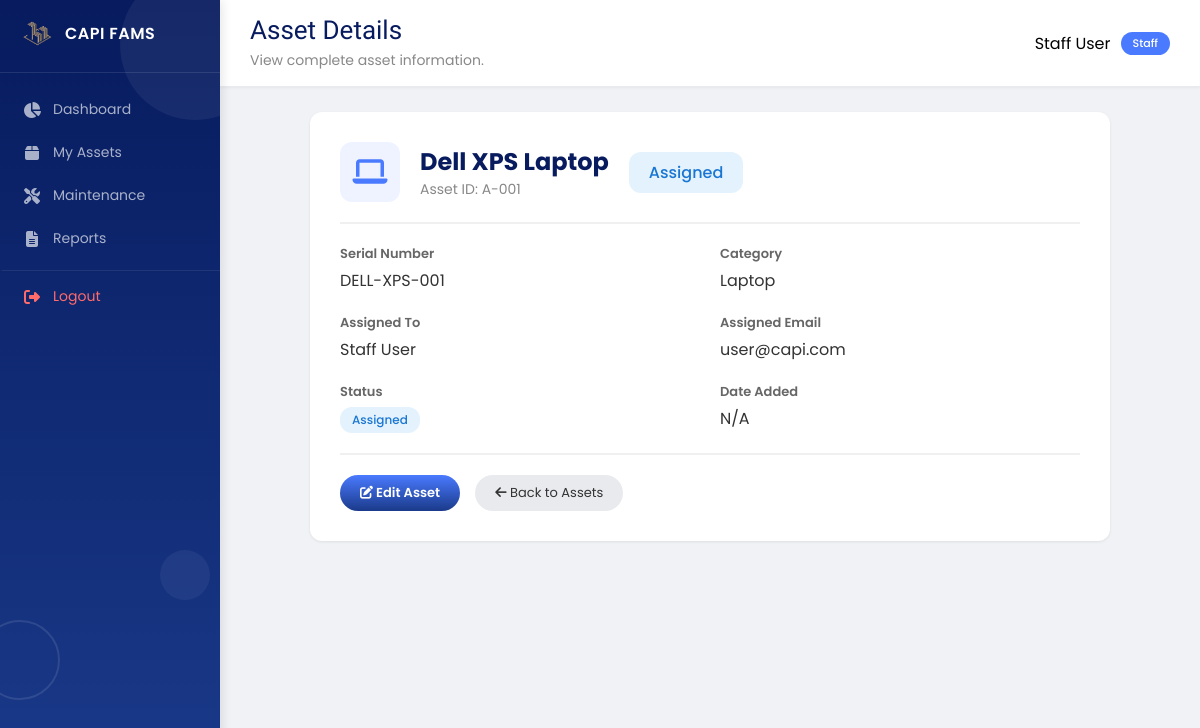
Page /assets/view/1 (signed in) on the committed database.
### tables this page shows
CREATE TABLE users (
        id INTEGER PRIMARY KEY AUTOINCREMENT,
        email TEXT UNIQUE NOT NULL,
        password TEXT NOT NULL,
        name TEXT NOT NULL,
        role TEXT DEFAULT 'staff'
    );

CREATE TABLE assets (
        id INTEGER PRIMARY KEY AUTOINCREMENT,
        name TEXT NOT NULL,
        serial TEXT UNIQUE NOT NULL,
        category TEXT,
        assigned_to INTEGER,
        status TEXT DEFAULT 'Available',
        assigned_date DATETIME,
        FOREIGN KEY (assigned_to) REFERENCES users(id)
    );

### fams.py (the view)
@app.route('/assets/view/<int:asset_id>')
def view_asset(asset_id):
    if 'user_id' not in session:
        return redirect(url_for('login_page'))
    db = get_db()
    asset = db.execute('''
        SELECT assets.*, users.name as assigned_to_name, users.email as assigned_to_email
        FROM assets
        LEFT JOIN users ON assets.assigned_to = users.id
        WHERE assets.id = ?
    ''', (asset_id,)).fetchone()
    if not asset:
        flash('Asset not found')
        return redirect(url_for('manage_assets'))
    return render_template('view_asset.html', asset=asset)

### fams.py (called while the page is built)
def get_db():
    conn = sqlite3.connect(Config.DATABASE)
    conn.row_factory = sqlite3.Row
    return conn

### templates/view_asset.html (shortened to what this page needs)
{% extends "base.html" %}
{% block welcome %}
<h1 style="font-family: 'Yeseva One', cursive; font-weight: normal; font-size: 26px; color: #071b5e; margin: 0;">
    Asset Details
</h1>
<p style="font-size: 14px; color: #888; margin: 5px 0 0 0;">
    View complete asset information.
</p>
{% endblock %}
{% block content %}
<div class="view-asset-container">
    <div class="asset-detail-card">
        <div class="detail-header">
            <div class="detail-icon">
                {% if asset.category|lower in ['laptop', 'notebook', 'macbook'] %}
                    <i class="fas fa-laptop"></i>
                {% elif asset.category|lower in ['monitor', 'screen', 'display'] %}
                    <i class="fas fa-desktop"></i>
                {% elif asset.category|lower in ['printer', 'scanner'] %}
                    <i class="fas fa-print"></i>
                {% elif asset.category|lower in ['phone', 'mobile', 'smartphone'] %}
                    <i class="fas fa-phone"></i>
                {% elif asset.category|lower == 'tablet' %}
                    <i class="fas fa-tablet-alt"></i>
                {% elif asset.category|lower == 'server' %}
                    <i class="fas fa-server"></i>
                {% elif asset.category|lower == 'projector' %}
                    <i class="fas fa-video"></i>
                {% elif asset.category|lower == 'camera' %}
                    <i class="fas fa-camera"></i>
                {% else %}
                    <i class="fas fa-box"></i>
                {% endif %}
            </div>
            <div>
                <h2>{{ asset.name }}</h2>
                <p class="asset-id">Asset ID: A-{{ "%03d"|format(asset.id) }}</p>
            </div>
            <span class="status-badge {{ asset.status|lower }}" style="font-size: 16px; padding: 8px 20px;">
                {{ asset.status|default('Available') }}
            </span>
        </div>
        <div class="detail-grid">
            <div class="detail-item">
                <label>Serial Number</label>
                <p>{{ asset.serial }}</p>
            </div>
            <div class="detail-item">
                <label>Category</label>
                <p>{{ asset.category|default('Uncategorized') }}</p>
            </div>
            <div class="detail-item">
                <label>Assigned To</label>
                <p>{{ asset.assigned_to_name|default('Not Assigned') }}</p>
            </div>
            <div class="detail-item">
                <label>Assigned Email</label>
                <p>{{ asset.assigned_to_email|default('N/A') }}</p>
            </div>
            <div class="detail-item">
                <label>Status</label>
                <p><span class="status-badge {{ asset.status|lower }}">{{ asset.status|default('Available') }}</span></p>
            </div>
            <div class="detail-item">
                <label>Date Added</label>
                <p>N/A</p>
            </div>
        </div>
        <div class="detail-actions">
            <a href="{{ url_for('edit_asset', asset_id=asset.id) }}" class="btn-primary">
                <i class="fas fa-edit"></i> Edit Asset
            </a>
            <a href="{{ url_for('manage_assets') }}" class="btn-secondary">
                <i class="fas fa-arrow-left"></i> Back to Assets
            </a>
        </div>
    </div>
</div>
{% endblock %}

### templates/base.html (shortened to what this page needs)
<!DOCTYPE html>
<html lang="en">
<head>
    <link rel="stylesheet" href="/static/css/style.css">
    <link rel="stylesheet" href="https://cdnjs.cloudflare.com/ajax/libs/font-awesome/6.5.1/css/all.min.css">
</head>
<body>
    <div class="sidebar">
        <div class="sidebar-bubble1"></div>
        <div class="sidebar-bubble2"></div>
        <div class="sidebar-bubble3"></div>
        <div class="sidebar-logo">
            <img src="/static/images/capi-logo.png" alt="CAPI Logo">
            <span>CAPI FAMS</span>
        </div>
        <nav class="sidebar-nav">
            {% if session.get('role') == 'admin' %}
            <a href="{{ url_for('admin_dashboard') }}" class="nav-item {% if request.endpoint == 'admin_dashboard' %}active{% endif %}">
                <i class="fas fa-chart-pie"></i>
                <span>Dashboard</span>
                {% if request.endpoint == 'admin_dashboard' %}<span class="nav-indicator"></span>{% endif %}
            </a>
            <a href="{{ url_for('manage_assets') }}" class="nav-item {% if request.endpoint == 'manage_assets' %}active{% endif %}">
                <i class="fas fa-boxes"></i>
                <span>Asset Management</span>
                {% if request.endpoint == 'manage_assets' %}<span class="nav-indicator"></span>{% endif %}
            </a>
            <a href="{{ url_for('assign_asset') }}" class="nav-item {% if request.endpoint == 'assign_asset' %}active{% endif %}">
                <i class="fas fa-user-plus"></i>
                <span>Assign Asset</span>
                {% if request.endpoint == 'assign_asset' %}<span class="nav-indicator"></span>{% endif %}
            </a>
            {% else %}
            <a href="{{ url_for('staff_dashboard') }}" class="nav-item {% if request.endpoint == 'staff_dashboard' %}active{% endif %}">
                <i class="fas fa-chart-pie"></i>
                <span>Dashboard</span>
            </a>
            <a href="{{ url_for('my_assets') }}" class="nav-item {% if request.endpoint == 'my_assets' %}active{% endif %}">
                <i class="fas fa-box"></i>
                <span>My Assets</span>
            </a>
            {% endif %}
            <a href="{{ url_for('maintenance') }}" class="nav-item {% if request.endpoint == 'maintenance' %}active{% endif %}">
                <i class="fas fa-tools"></i>
                <span>Maintenance</span>
            </a>
            <a href="{{ url_for('reports') }}" class="nav-item {% if request.endpoint == 'reports' %}active{% endif %}">
                <i class="fas fa-file-alt"></i>
                <span>Reports</span>
            </a>
            <a href="{{ url_for('logout') }}" class="nav-item logout" onclick="return confirm('Are you sure you want to logout?')">
                    <i class="fas fa-sign-out-alt"></i>
                <span>Logout</span>
            </a>
        </nav>
    </div>
    <div class="main-content">
        <div class="top-bar">
            <div class="welcome-text">
                {% block welcome %}{% endblock %}
            </div>
            <div class="user-info">
                <span>{{ session.get('name', 'User') }}</span>
                <span class="role-badge">{{ session.get('role', 'staff')|title }}</span>
            </div>
        </div>
        <div class="content-area">
            {% block content %}{% endblock %}
        </div>
    </div>
</body>
</html>

### static/css/style.css (style rules this page uses)
* { margin: 0; padding: 0; box-sizing: border-box; }
body { font-family: 'Poppins', sans-serif; background: #f0f2f5; display: flex; }
.sidebar { width: 220px; height: 100vh; background: linear-gradient(180deg, #071b5e 0%, #1a3a8a 100%); color: white; position: fixed; padding: 20px 0; display: flex; flex-direction: column; z-index: 100; box-shadow: 2px 0 10px rgba(0,0,0,0.1); }
.sidebar-logo { display: flex; align-items: center; gap: 10px; padding: 0 20px 25px 20px; border-bottom: 1px solid rgba(255,255,255,0.1); }
.sidebar-logo img { width: 35px; height: auto; }
.sidebar-logo span { font-size: 16px; font-weight: 600; letter-spacing: 0.5px; }
.sidebar-nav { flex: 1; padding-top: 15px; }
.nav-item { display: flex; align-items: center; gap: 12px; padding: 11px 20px; color: rgba(255,255,255,0.65); text-decoration: none; transition: 0.3s; border-left: 3px solid transparent; font-size: 14px; }
.nav-item i { width: 18px; text-align: center; font-size: 16px; }
.nav-item.logout { margin-top: 10px; border-top: 1px solid rgba(255,255,255,0.08); padding-top: 15px; color: #ff6b6b; }
.main-content { margin-left: 220px; min-height: 100vh; width: calc(100% - 220px); background: #f0f2f5; }
.top-bar { background: white; padding: 15px 30px; display: flex; justify-content: space-between; align-items: center; border-bottom: 1px solid #e8eaed; box-shadow: 0 1px 3px rgba(0,0,0,0.05); }
.top-bar h1 { color: #071b5e; font-size: 20px; margin: 0; }
.top-bar p { color: #666; font-size: 13px; margin: 2px 0 0 0; }
.user-info { display: flex; align-items: center; gap: 10px; }
.role-badge { background: #4a7aff; color: white; padding: 3px 12px; border-radius: 20px; font-size: 11px; font-weight: 500; }
.content-area { padding: 25px 30px; }
.status-badge { padding: 3px 10px; border-radius: 12px; font-size: 11px; font-weight: 500; }
.status-badge.assigned { background: #e3f2fd; color: #1976d2; }
.btn-primary { background: linear-gradient(180deg, #4a7aff, #1a3a8a); color: white; border: none; padding: 8px 20px; border-radius: 25px; font-weight: 600; cursor: pointer; font-size: 13px; transition: 0.3s; font-family: 'Poppins', sans-serif; }
.btn-secondary { background: #e8eaed; color: #333; border: none; padding: 8px 20px; border-radius: 25px; cursor: pointer; font-size: 13px; transition: 0.3s; font-family: 'Poppins', sans-serif; text-decoration: none; display: inline-block; }
.sidebar { position: fixed; overflow: hidden; }
.sidebar-bubble1 { position: absolute; width: 150px; height: 150px; background: rgba(255,255,255,0.06); border-radius: 50%; top: -30px; right: -50px; animation: floatSidebar 8s ease-in-out infinite; }
.sidebar-bubble2 { position: absolute; width: 80px; height: 80px; border: 2px solid rgba(255,255,255,0.1); border-radius: 50%; bottom: 100px; left: -20px; animation: floatSidebar 6s ease-in-out infinite reverse; }
.sidebar-bubble3 { position: absolute; width: 50px; height: 50px; background: rgba(255,255,255,0.05); border-radius: 50%; bottom: 200px; right: 10px; animation: floatSidebar 7s ease-in-out infinite; }
.nav-item { position: relative; display: flex; align-items: center; gap: 12px; padding: 11px 20px; color: rgba(255,255,255,0.65); text-decoration: none; transition: 0.3s; border-left: 3px solid transparent; font-size: 14px; }
.welcome-text h1 { font-family: 'Yeseva One', cursive !important; font-weight: normal !important; font-size: 26px !important; color: #071b5e !important; margin: 0 !important; }
.welcome-text p { font-size: 14px !important; color: #888 !important; margin: 5px 0 0 0 !important; }
.status-badge { padding: 4px 12px; border-radius: 12px; font-size: 12px; font-weight: 500; display: inline-block; }

### rows in the picture
users: get "Staff User", get "Staff", assigned_to_name "Staff User", assigned_to_email "user@capi.com"
assets: name "Dell XPS Laptop", id "001", status "Assigned", serial "DELL-XPS-001", category "Laptop"
